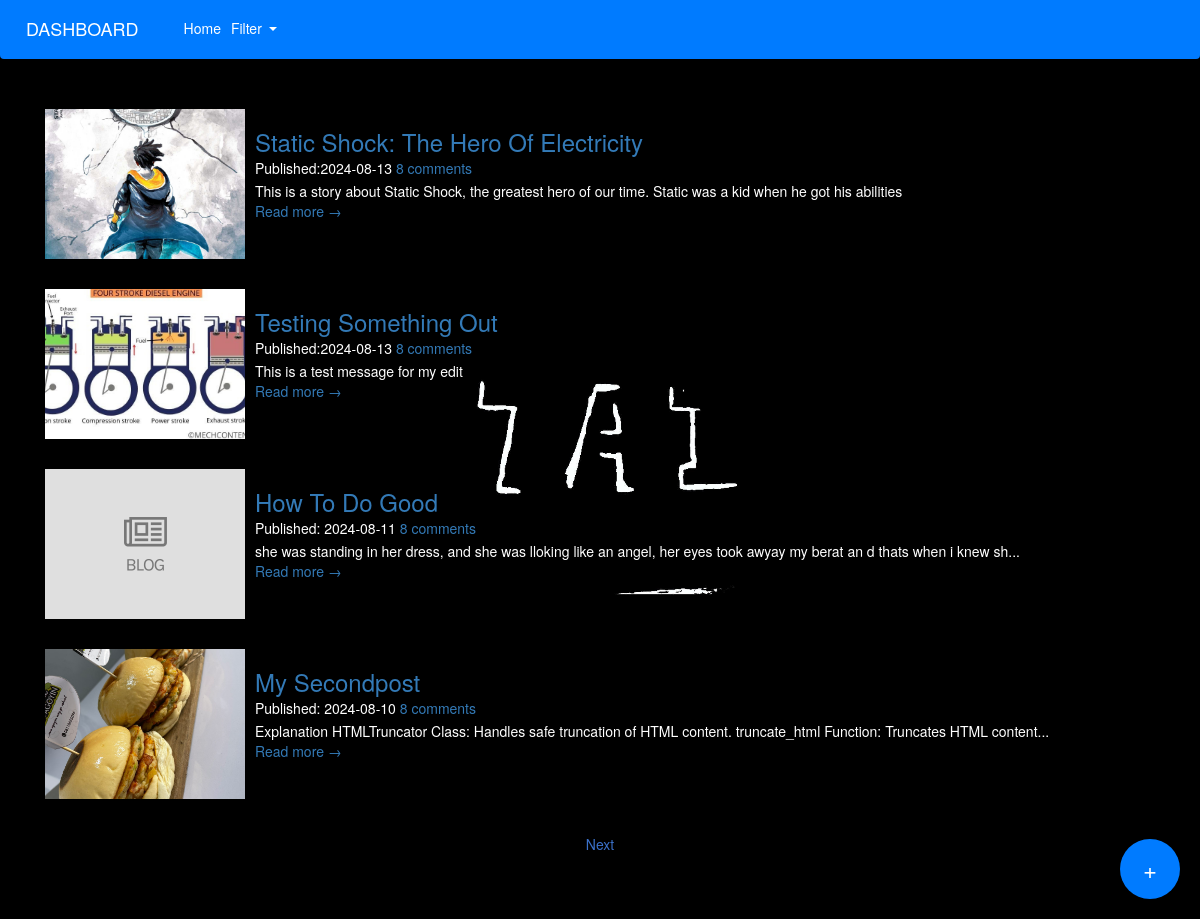
The app's page /admin/dashboard (signed in) with its own data.
### app/models.py (models this page shows, shortened)
class Post(db.Model):
    id = db.Column(db.String, primary_key=True, default=lambda: str(uuid.uuid4()))
    post_image = db.Column(db.String, nullable=False, default='def_post.png')
    title = db.Column(db.String, nullable=False)
    content = db.Column(db.Text, nullable=False)
    slug = db.Column(db.String, nullable=False, unique=True)
    created_at = db.Column(db.DateTime, default=datetime.utcnow)
    updated_at = db.Column(db.DateTime, onupdate=datetime.utcnow)
    published = db.Column(db.Boolean, default=False)
    tags = db.Column(db.String())
    author_id = db.Column(db.Integer, db.ForeignKey('admin.id'), nullable=False)
    images = db.relationship('Images', backref='post', lazy=True)

### app/admin/admin.py (the view, shortened to what this page needs)
@admin.route('/dashboard', methods=['GET', 'POST'])
@admin.route('/dashboard/page/<int:page>', methods=['GET', 'POST'])
@login_required
def dashboard(page=1):
    per_page = 4
    post = Post.query.filter().order_by(Post.updated_at.desc().nullslast(), Post.created_at.desc()).paginate(page=page, per_page=per_page, error_out=False)
    return render_template('dashboard.html', post=post, title='Dashboard')

### app/models.py (called while the page is built)
@login_manager.user_loader
def load_user(Admin_id):
    return Admin.query.get(Admin_id)

### app/admin/templates/dashboard.html (shortened to what this page needs)
{% extends "base2.html" %}
{% block content %}
    <form method="POST" action="{{ url_for('admin.dashboard') }}" id="filterForm">
        <nav class="navbar navbar-expand-lg navbar-dark bg-primary sticky-top">
            <a class="navbar-brand" href="{{ url_for('admin.dashboard') }}">DASHBOARD</a>
            <div class="collapse navbar-collapse" id="navbarNav">
                <ul class="navbar-nav ml-auto">
                    <li class="nav-item">
                        <a class="nav-link" href="{{ url_for('blog.posts') }}">Home</a>
                    </li>
                    <li class="nav-item dropdown">
                        <a class="nav-link dropdown-toggle" href="{{ url_for('admin.dashboard') }}" id="navbarDropdown" role="button" data-toggle="dropdown" aria-haspopup="true" aria-expanded="false">
                            Filter
                        </a>
                    </li>
                </ul>
            </div>
        </nav>
    </form>
<section class="blog-list px-3 py-5 p-md-5">
    <div class="container text-white">
        {% for posts in post %}
        <div class="item mb-5">
            <div class="media">
                <img class="mr-3 img-fluid post-thumb d-none d-md-flex uniformimage" src="{{ url_for('static', filename='post_image/' + posts.post_image) }}" alt="image">
                <div class="media-body">
                    <h3 class="title mb-1"><a href="{{ url_for('blog.actual_post', slug=posts.slug) }}">{{ posts.title }}</a></h3>
                    <div class="meta mb-1"><span class="date">Published:{% if posts.updated_at %}{{posts.updated_at|format_date }} {%else%} {{ posts.created_at|format_date }} {%endif%} </span><span class="comment"><a href="#">8 comments</a></span></div>
                    <div class="intro">{{ posts.content|sanitize_and_truncate }}</div>
                    <a class="more-link" href="{{ url_for('blog.actual_post', slug=posts.slug) }}">Read more &rarr;</a>
                </div>
            </div>
        </div>
        {% endfor %}
        <nav class="blog-nav nav nav-justified my-5">
            {% if post.has_next %}
            <a class="nav-link-next nav-item nav-link rounded" href="{{ url_for('admin.dashboard', page=post.next_num) }}">Next</a>
            {% endif %}
        </nav>
    </div>
</section>
{% if current_user.is_authenticated %}
</head>
<body>
    <a href="{{ url_for('admin.create_post') }}"class="floating-btn" title="Create New Post">
        +
    </a>
    {% endif %}
{% endblock %}

### app/admin/templates/dashboard.html (style rules this page uses)
.floating-btn { position: fixed; bottom: 20px; right: 20px; width: 60px; height: 60px; border-radius: 50%; background-color: #007bff; color: white; display: flex; align-items: center; justify-content: center; box-shadow: 0 4px 8px rgba(0,0,0,0.2); font-size: 24px; text-align: center; cursor: pointer; z-index: 1050; }

### records on screen
Post: post_image (picture), title "Static Shock: The Hero Of Electricity", updated_at "2024-08-13", content|sanitize_and_truncate "This is a story about Static Shock, the greatest hero of our time. Static was a kid when he got his abilities"
Post: post_image (picture), title "Testing Something Out", updated_at "2024-08-13", content|sanitize_and_truncate "This is a test message for my edit"
Post: post_image (picture), title "How To Do Good", created_at "2024-08-11", content|sanitize_and_truncate "she was standing in her dress, and she was lloking like an angel, her eyes took awyay my berat an d thats when i knew sh..."
Post: post_image (picture), title "My Secondpost", created_at "2024-08-10", content|sanitize_and_truncate "Explanation HTMLTruncator Class: Handles safe truncation of HTML content. truncate_html Function: Truncates HTML content..."
